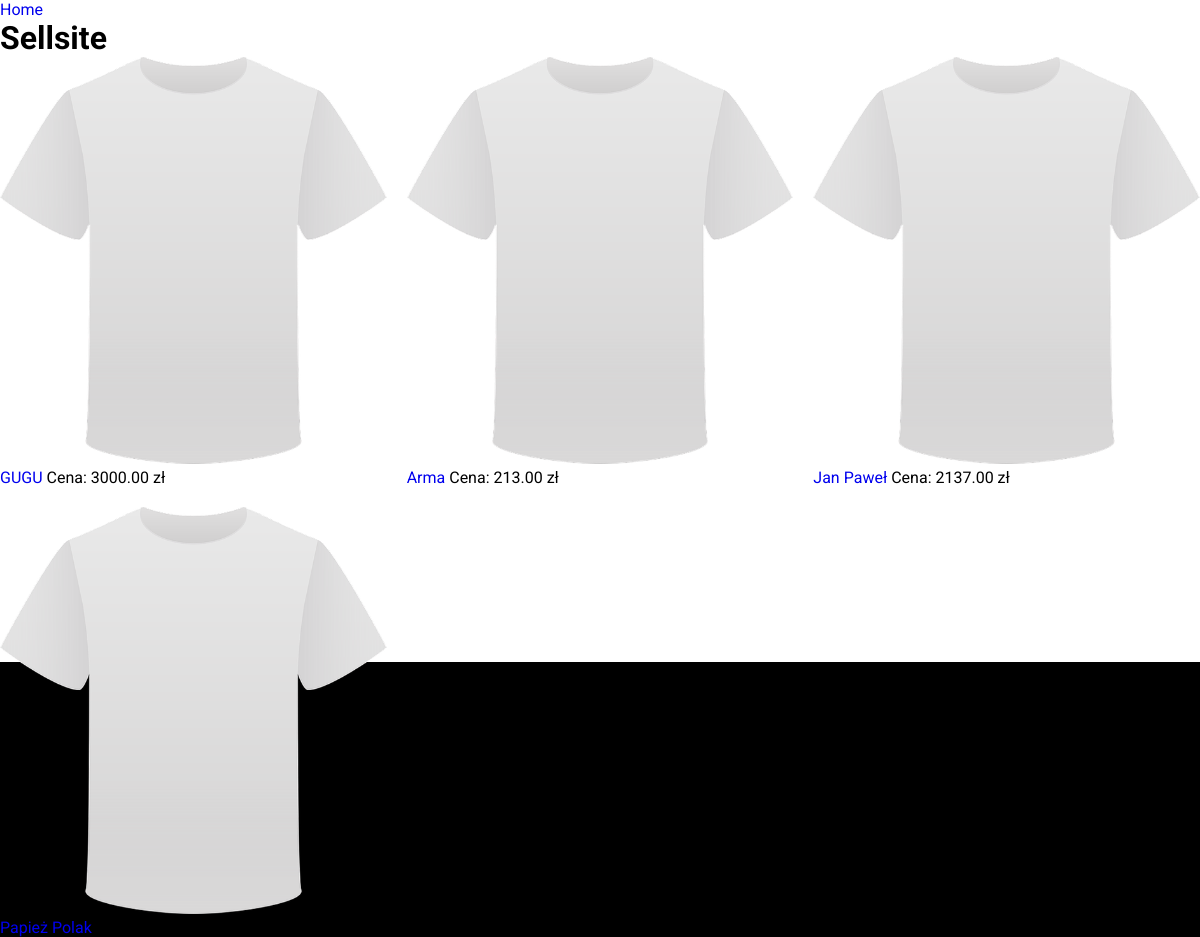
The app's page /sellsite, older data.
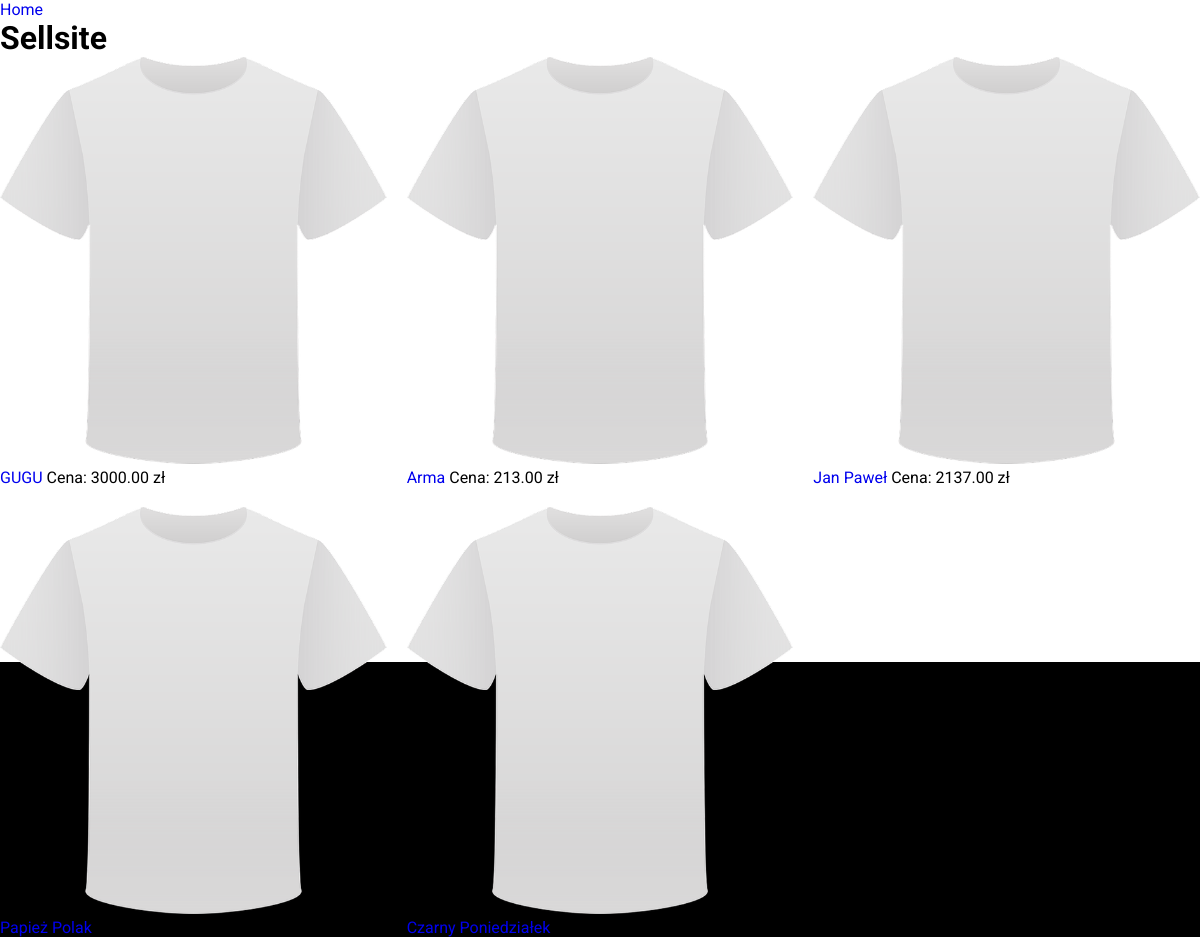
The same page, newer data.
### product_store/models.py (models this page shows, shortened)
class Product(models.Model):
    category = models.ForeignKey(
        Category,
        related_name = 'product',
        on_delete = models.CASCADE
        )
    title = models.CharField(max_length = 255)
    description = models.TextField(blank = True)
    image = models.ImageField(
        upload_to='product/',
        default='front/img/default_img.png',
        )
    price = models.DecimalField(max_digits=6, decimal_places=2)
    in_stock = models.BooleanField(default=True)
    is_active = models.BooleanField(default=True)
    date_created = models.DateTimeField(auto_now_add=True)
    on_sale = models.BooleanField(default=False)
    before_sale = models.DecimalField(max_digits=6, decimal_places=2, default=Decimal(0.00))
    slug = models.SlugField(
        verbose_name = ("safe URL"),
        max_length = 255,
    )
    def get_absolute_url(self):
        return reverse('detail_page', args=[self.slug])

### product_store/views.py (the view)
# urls.py: path('sellsite',product_store_views.product_sell, name='sellsite_page'),
def product_sell(request):
    products = Product.objects.all()
    for_front = {'products':products}
    return render(request,'sellsite.html',for_front)

### templates/sellsite.html (shortened to what this page needs)
{% extends 'base.html' %}
{% block content%}
</head>
<body>
    <p><a href="{%url 'home_page'%}">Home</a></p>
    <div class="sellsite container">
        <h1>Sellsite</h1>
        <div class="sellsite__products">
            {% for product in products %}
                {% if product.is_active == True and product.in_stock == True %}
                    <div class="box_for_product">
                        <img src="{{ product.image.url }}">
                        <a href="{{ product.get_absolute_url }}"> {{ product.title|slice:":50" }} </a>
                        <a>Cena: {{ product.price }} zł</a>
                    </div>
                {% endif %}
            {% endfor %}
        </div>
    </div>
</body>
</html>
{% endblock content %}

Row changes from the older to the newer data that the page shows:
added Product: image (picture), title "Czarny Poniedziałek"
